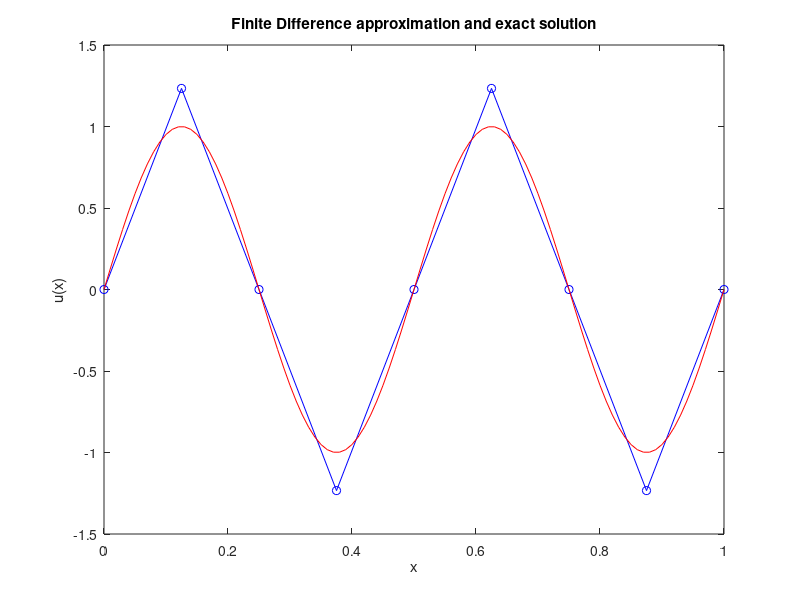
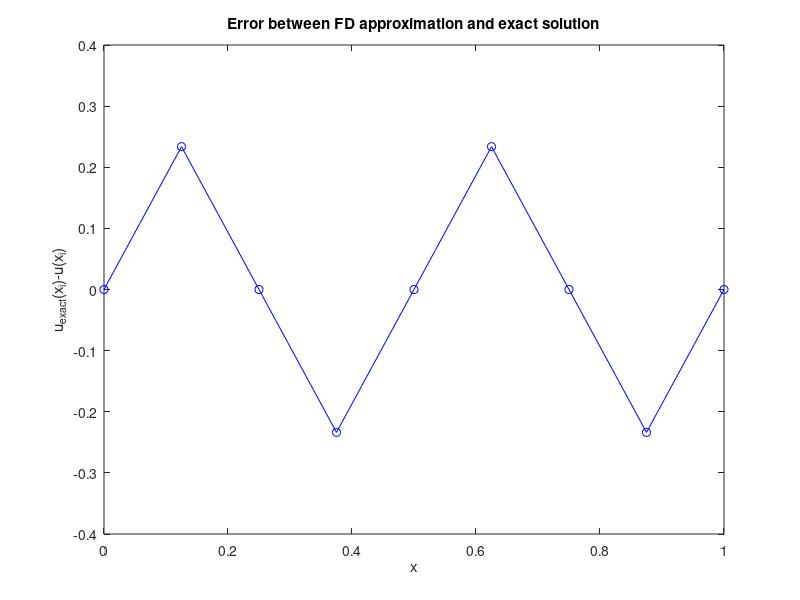

These figures' MATLAB source, in order:
% solves the steady heat equation w/u(0) = u(1) = 0 and manufactured
% solution (the exact solution is u(x) = sin(4*pi*x))

K = 8; % number of subdivisions - try changing this!
N = K - 1; % number of points
x = linspace(0,1,N + 2); % points on a line
h = 1/K; % spacing between points

kappa = 1; 
A = -2*diag(ones(N,1)) + diag(ones(N-1,1),1) + diag(ones(N-1,1),-1); % constructs the finite difference matrix\
A = (-kappa/h^2)*A; % scale the matrix
 
f = kappa*(4*pi)^2*sin(4*pi*x(2:end-1)); % source function for exact solution u = sin(4*pi*x)
f = f(:); % makes f a column vector
u = A\f;

% plot solution
figure
plot(x,[0 ; u ; 0],'bo-')

hold on;

% overlay exact solution
plot(0:.01:1,sin(4*pi*(0:.01:1)),'r') 
xlabel('x')
ylabel('u(x)')
title('Finite Difference approximation and exact solution')

figure
plot(x,[0 ; u ; 0]- sin(4*pi*x(:)),'bo-')
xlabel('x')
ylabel('u_{exact}(x_i)-u(x_i)')
title('Error between FD approximation and exact solution')
